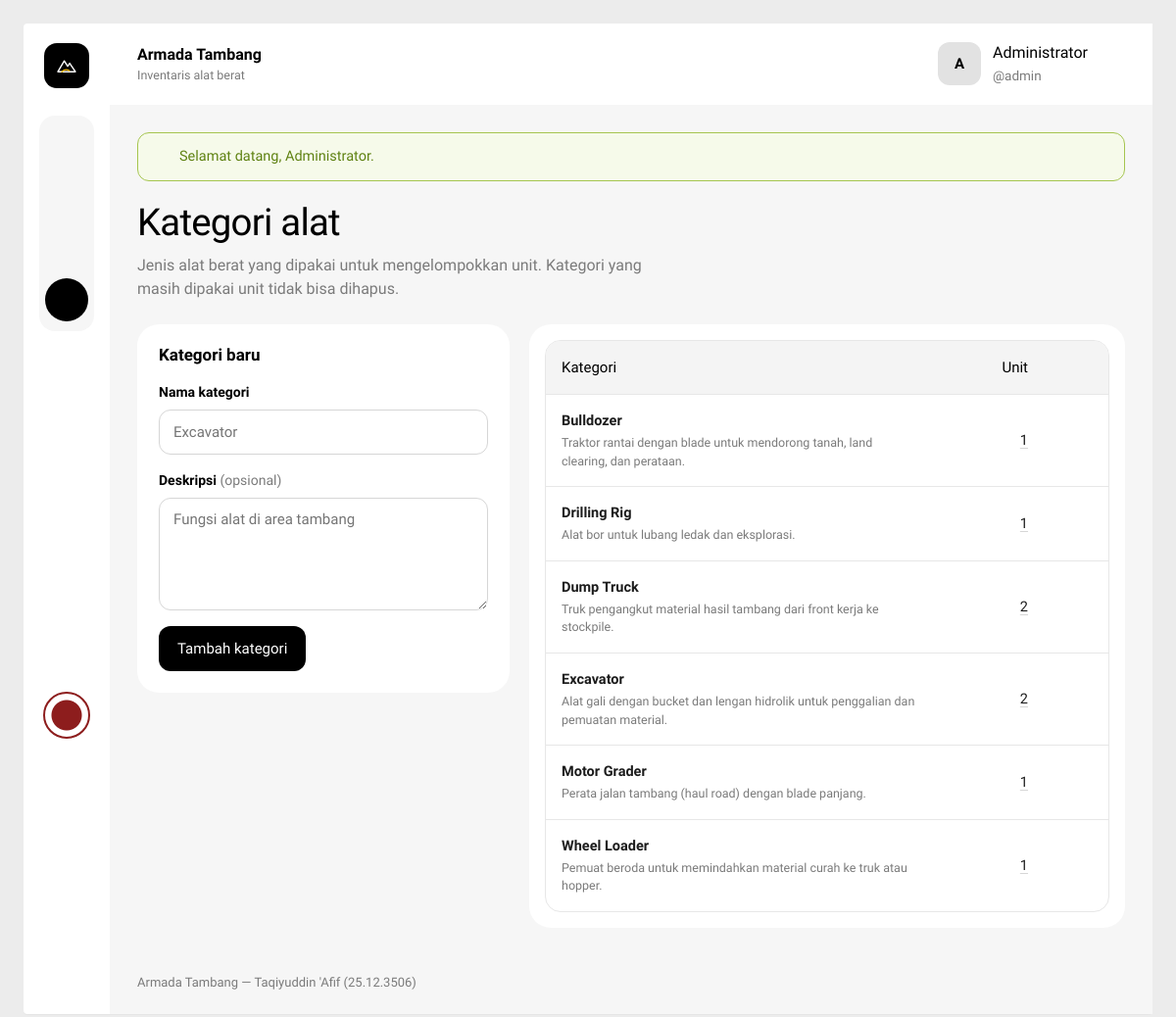
The page /kategori.php (signed in) on the database its author committed.
### tables this page shows
CREATE TABLE `kategori` (
  `id_kategori` int(11) NOT NULL,
  `nama_kategori` varchar(80) NOT NULL,
  `deskripsi` text DEFAULT NULL
);

### kategori.php (the view, shortened to what this page needs)
<?php
require_once __DIR__ . '/includes/init.php';
$edit_id = (int) input($_GET, 'edit');
$form = ['nama_kategori' => '', 'deskripsi' => ''];
$errors = [];
$daftar = $conn->query(
    'SELECT k.id_kategori, k.nama_kategori, k.deskripsi, COUNT(a.id_alat) AS jml
     FROM kategori k LEFT JOIN alat a ON a.id_kategori = k.id_kategori
     GROUP BY k.id_kategori, k.nama_kategori, k.deskripsi
     ORDER BY k.nama_kategori'
)->fetch_all(MYSQLI_ASSOC);
require __DIR__ . '/includes/header.php';
?>
<div class="page-head">
  <div>
    <h1>Kategori alat</h1>
    <p class="muted">Jenis alat berat yang dipakai untuk mengelompokkan unit. Kategori yang masih dipakai unit tidak bisa dihapus.</p>
  </div>
</div>
<div class="split">
  <section class="panel">
    <h2 class="section-title"><?= $edit_id ? 'Edit kategori' : 'Kategori baru' ?></h2>
    <form method="post" action="kategori.php<?= $edit_id ? '?edit=' . $edit_id : '' ?>" class="stack" novalidate>
      <label class="field<?= isset($errors['nama_kategori']) ? ' has-error' : '' ?>">
        <span class="field-label">Nama kategori</span>
        <input type="text" name="nama_kategori" value="<?= e($form['nama_kategori']) ?>" maxlength="80" placeholder="Excavator" required>
      </label>
      <label class="field">
        <span class="field-label">Deskripsi <span class="muted">(opsional)</span></span>
        <textarea name="deskripsi" rows="4" maxlength="1000" placeholder="Fungsi alat di area tambang"><?= e($form['deskripsi']) ?></textarea>
      </label>
      <div class="btn-row">
        <button type="submit" class="btn btn-dark"><?= $edit_id ? 'Simpan perubahan' : 'Tambah kategori' ?></button>
      </div>
    </form>
  </section>
  <section class="panel table-panel">
    <?php if (!$daftar): ?>
      <div class="empty-state">
        <?= icon('layers', 32) ?>
        <h2>Belum ada kategori</h2>
        <p class="muted">Isi form di samping untuk membuat kategori pertama.</p>
      </div>
    <?php else: ?>
      <div class="table-wrap">
        <table class="table">
          <thead><tr><th>Kategori</th><th class="num">Unit</th><th><span class="sr-only">Aksi</span></th></tr></thead>
          <tbody>
            <?php foreach ($daftar as $k): ?>
              <tr class="<?= (int) $k['id_kategori'] === $edit_id ? 'is-editing' : '' ?>">
                <td>
                  <strong><?= e($k['nama_kategori']) ?></strong>
                  <?php if ($k['deskripsi']): ?><small class="desc"><?= e($k['deskripsi']) ?></small><?php endif; ?>
                </td>
                <td class="num">
                  <?php if ($k['jml'] > 0): ?>
                    <a class="link" href="alat.php?kategori=<?= (int) $k['id_kategori'] ?>"><?= (int) $k['jml'] ?></a>
                  <?php else: ?>
                    <span class="muted">0</span>
                  <?php endif; ?>
                </td>
                <td class="actions">
                  <div class="rowmenu" data-dropdown>
                    <button type="button" class="icon-btn" data-dropdown-toggle aria-expanded="false" aria-label="Aksi untuk <?= e($k['nama_kategori']) ?>"><?= icon('more', 18) ?></button>
                  </div>
                </td>
              </tr>
            <?php endforeach; ?>
          </tbody>
        </table>
      </div>
    <?php endif; ?>
  </section>
</div>
<?php require __DIR__ . '/includes/footer.php'; ?>

### includes/functions.php (shortened to what this page needs)
<?php
function e($teks)
{
    return htmlspecialchars((string) $teks, ENT_QUOTES, 'UTF-8');
}
function input($sumber, $kunci)
{
    return (isset($sumber[$kunci]) && is_scalar($sumber[$kunci])) ? trim((string) $sumber[$kunci]) : '';
}
function icon($nama, $ukuran = 20)
{
    $isi = isset($path[$nama]) ? $path[$nama] : '';
    return '<svg class="ic" width="' . $ukuran . '" height="' . $ukuran . '" viewBox="0 0 24 24" fill="none" stroke="currentColor" stroke-width="1.6" stroke-linecap="round" stroke-linejoin="round" aria-hidden="true">' . $isi . '</svg>';
}
function logo_mark()
{
    return '<svg viewBox="0 0 32 32" width="22" height="22" aria-hidden="true"><path d="M3 25 12.5 9l5 8 3-4.5L29 25Z" fill="none" stroke="currentColor" stroke-width="2" stroke-linejoin="round"/><path d="M9 25c3-3.2 7.5-3.6 11-1.6" fill="none" stroke="#f2b705" stroke-width="2" stroke-linecap="round"/></svg>';
}

### assets/css/style.css (style rules this page uses)
:root { --canvas: #ececec; --frame: #ffffff; --area: #f6f6f6; --surface: #ffffff; --ink: #000000; --text: #1c1c1c; --muted: #7b7b7b; --line: #e7e7e7; --line-strong: #d6d6d6; --hover: #f3f3f3; --ok: #5f8212; --ok-line: #a5c54f; --ok-bg: #f6faea; --idle: #4250b5; --idle-line: #9aa5ec; --idle-bg: #f3f4ff; --repair: #8a5d00; --repair-line: #e2b444; --repair-bg: #fff8e5; --down: #b42323; --down-line: #e48585; --down-bg: #fff3f3; --hazard: #f2b705; --radius-lg: 22px; --radius: 14px; --radius-sm: 10px; --font: "Urbanist", "Segoe UI", system-ui, -apple-system, sans-serif; }
*, *::before, *::after { box-sizing: border-box; }
html { -webkit-text-size-adjust: 100%; }
body { margin: 0; font-family: var(--font); font-size: 15px; line-height: 1.5; color: var(--text); background: var(--canvas); -webkit-font-smoothing: antialiased; }
a { color: inherit; text-decoration: none; }
h1, h2, h3 { margin: 0; color: var(--ink); line-height: 1.15; }
h1 { font-size: clamp(28px, 3.2vw, 40px); font-weight: 500; letter-spacing: -0.02em; }
h2 { font-size: 17px; font-weight: 600; }
p { margin: 0; }
small { font-size: 12.5px; }
.muted { color: var(--muted); }
.ic { flex-shrink: 0; }
.usermenu, .rowmenu { position: relative; }
.page-head { display: flex; align-items: flex-end; justify-content: space-between; flex-wrap: wrap; gap: 16px 24px; margin-bottom: 24px; }
.page-head p { margin-top: 10px; font-size: 16px; max-width: 62ch; }
.btn { display: inline-flex; align-items: center; justify-content: center; gap: 8px; min-height: 46px; padding: 0 18px; border: 1px solid transparent; border-radius: 12px; font: inherit; font-weight: 500; font-size: 15px; cursor: pointer; white-space: nowrap; transition: background-color 0.15s, border-color 0.15s; }
.btn-dark { background: var(--ink); color: #fff; }
.btn-row { display: flex; gap: 10px; flex-wrap: wrap; }
.icon-btn { width: 34px; height: 34px; display: grid; place-items: center; border: 0; border-radius: 9px; background: transparent; color: var(--ink); cursor: pointer; }
.link { text-decoration: underline; text-underline-offset: 3px; text-decoration-color: var(--line-strong); }
.panel { background: var(--surface); border-radius: var(--radius-lg); padding: 22px; margin-bottom: 20px; }
.section-title { margin-bottom: 18px; }
.split { display: grid; grid-template-columns: minmax(280px, 380px) 1fr; gap: 20px; align-items: start; }
.split > *, .grid-2 > *, .unit-form > * { min-width: 0; }
.table-panel { padding: 16px; }
.table-wrap { position: relative; overflow-x: auto; border: 1px solid var(--line); border-radius: 16px; }
.table { width: 100%; border-collapse: collapse; font-size: 14.5px; }
.table thead th { text-align: left; font-weight: 500; font-size: 15px; color: var(--ink); background: #f4f4f4; padding: 16px 16px; white-space: nowrap; }
.table tbody td { padding: 16px; border-top: 1px solid var(--line); vertical-align: middle; }
.table .num { text-align: right; font-variant-numeric: tabular-nums; }
.table .actions { width: 52px; text-align: right; }
.table .desc { display: block; color: var(--muted); max-width: 52ch; margin-top: 2px; }
.stack { display: grid; gap: 16px; }
.field { display: grid; gap: 7px; min-width: 0; margin: 0; padding: 0; border: 0; }
.field-label { font-size: 14px; font-weight: 600; color: var(--ink); padding: 0; }
.field-label .muted { font-weight: 400; }
input[type="text"], input[type="password"], input[type="number"], input[type="date"], input[type="search"], textarea, select { width: 100%; font: inherit; color: var(--text); }
.field input[type="text"], .field input[type="password"], .field input[type="number"], .field input[type="date"], .field textarea, .select select { min-height: 46px; padding: 10px 14px; background: var(--surface); border: 1px solid var(--line-strong); border-radius: 12px; outline: 0; transition: border-color 0.15s, box-shadow 0.15s; }
.field textarea { resize: vertical; min-height: 110px; line-height: 1.55; }

### rows shown on the page
kategori: nama_kategori "Bulldozer", deskripsi "Traktor rantai dengan blade untuk mendorong tanah, land clearing, dan perataan.", jml "1", $ukuran 18 (drawn)
kategori: nama_kategori "Drilling Rig", deskripsi "Alat bor untuk lubang ledak dan eksplorasi.", jml "1", $ukuran 18 (drawn)
kategori: nama_kategori "Dump Truck", deskripsi "Truk pengangkut material hasil tambang dari front kerja ke stockpile.", jml "2", $ukuran 18 (drawn)
kategori: nama_kategori "Excavator", deskripsi "Alat gali dengan bucket dan lengan hidrolik untuk penggalian dan pemuatan material.", jml "2", $ukuran 18 (drawn)
kategori: nama_kategori "Motor Grader", deskripsi "Perata jalan tambang (haul road) dengan blade panjang.", jml "1", $ukuran 18 (drawn)
kategori: nama_kategori "Wheel Loader", deskripsi "Pemuat beroda untuk memindahkan material curah ke truk atau hopper.", jml "1", $ukuran 18 (drawn)

### other values the page prints
inisial($nama_user) "A"
$nama_user "Administrator"
$username "admin"
$flash['pesan'] "Selamat datang, Administrator."
